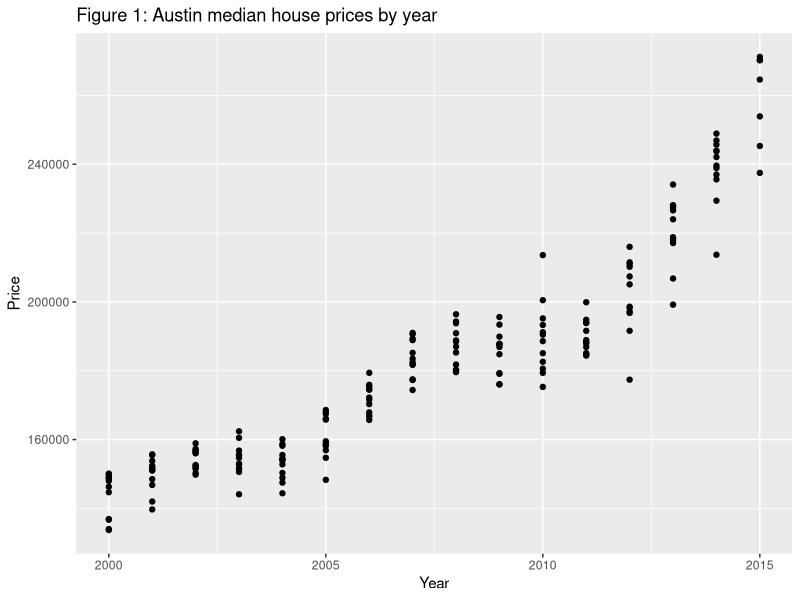
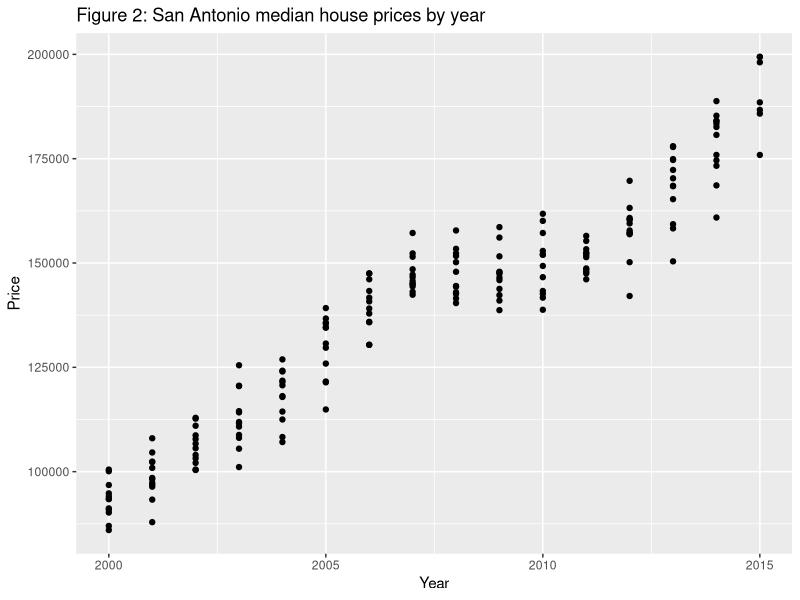
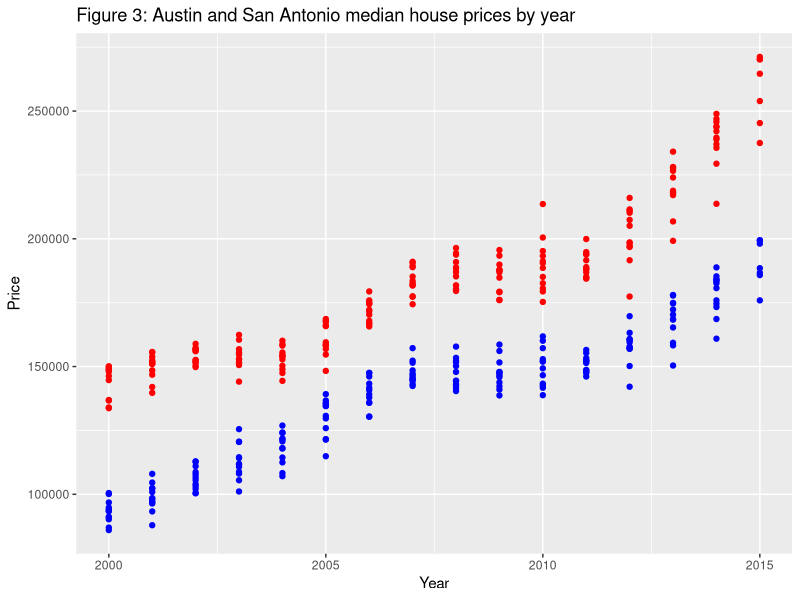

The R script that drew these images, in order:
## ---- chunk 1
library(ggplot2)
library(ggthemes)
austin_housing<-subset(txhousing, subset=txhousing$city=="Austin")
## ---- chunk 2
ggplot(austin_housing, aes(x=year, y=median))+
  geom_point()+
  labs(x="Year", y="Price", title="Figure 1: Austin median house prices by year")+
  theme_grey()
## ---- chunk 3
sanantonio_housing<-subset(txhousing,subset=txhousing$city=="San Antonio")
ggplot(sanantonio_housing, aes(x=year, y=median))+
  geom_point()+
  labs(x="Year", y="Price", title="Figure 2: San Antonio median house prices by year")+
  theme_grey()
## ---- chunk 4
ggplot(austin_housing, aes(x=year, y=median))+
  geom_point(color="red")+
  geom_point(data=sanantonio_housing, aes(x=year, y=median), color = "blue")+
  labs(x="Year", y="Price", title="Figure 3: Austin and San Antonio median house prices by year")+
  theme_grey()
